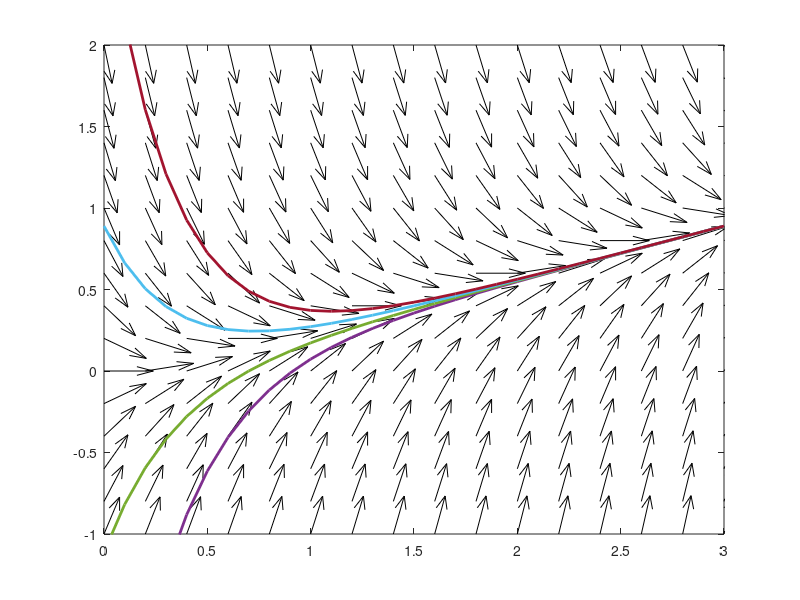

Write MATLAB code to recreate this figure.
%definir a malha
[t,y]=meshgrid(0:0.2:3,-1:0.2:2);
%calcular o campo de direções
dt=ones(size(t));
dy=t-3.*y;
%normalizar os vetores
L=sqrt(dt.^2+dy.^2);
%traçar o campo de direções
%quiver(t,y,dt./L,dy./L,'k'),axis tight
quiver(t,y,dt./L,dy./L,'k') 
hold on
t=0:0.1:3;
for c = [-3 -1 1 3]
    y=c*exp(-3*t)+t/3-1/9;
    plot(t,y,'Linewidth',2);axis([0,3,-1,2])
end
hold off
